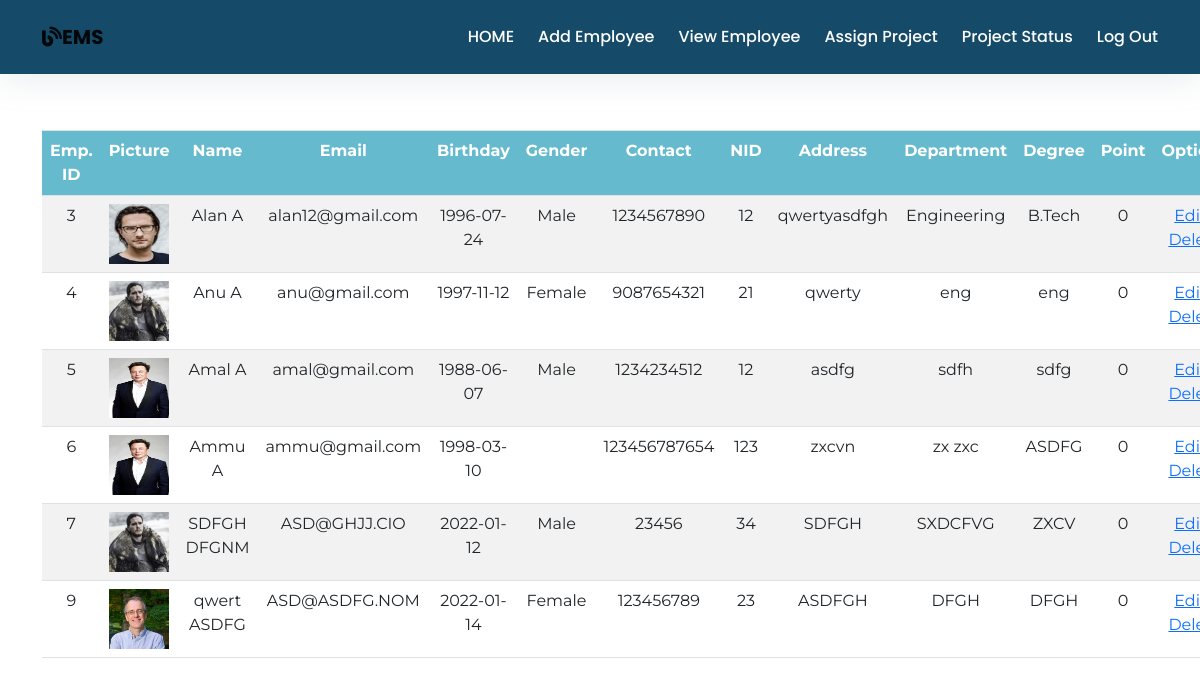
The app's page /viewemp.php, older data.
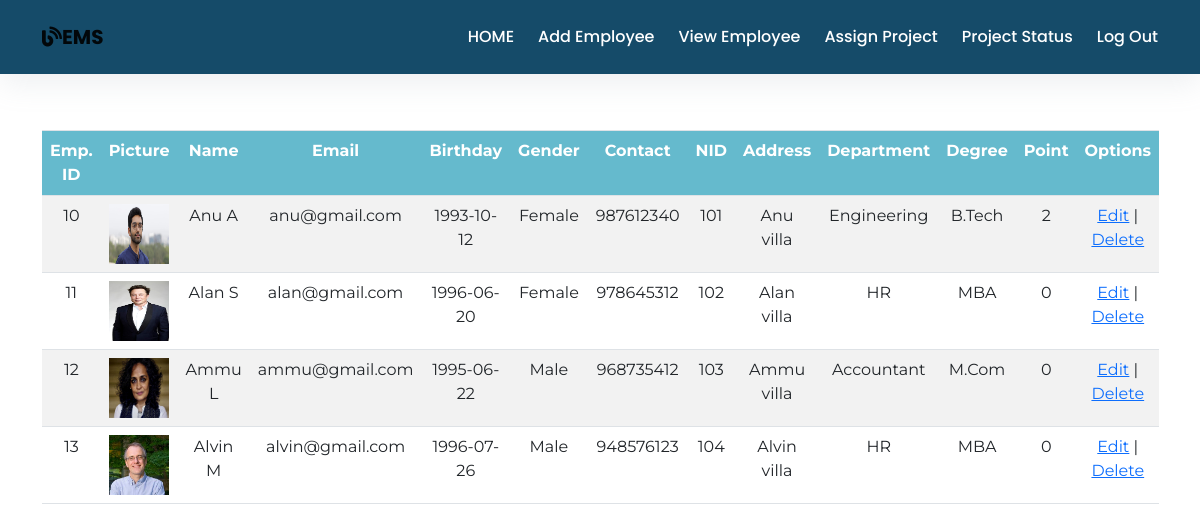
The same page, newer data.
### tables this page shows
CREATE TABLE `employee` (
  `id` int(11) NOT NULL,
  `firstName` varchar(100) NOT NULL,
  `lastName` varchar(100) NOT NULL,
  `email` varchar(100) NOT NULL,
  `password` text NOT NULL,
  `birthday` date NOT NULL,
  `gender` varchar(10) NOT NULL,
  `contact` varchar(20) NOT NULL,
  `nid` int(20) NOT NULL,
  `address` varchar(100) DEFAULT NULL,
  `dept` varchar(100) NOT NULL,
  `degree` varchar(100) NOT NULL,
  `pic` text NOT NULL
);

CREATE TABLE `rank` (
  `eid` int(11) NOT NULL,
  `points` int(11) NOT NULL
);

### viewemp.php (the view, shortened to what this page needs)
<?php
require_once ('process/dbh.php');
$sql = "SELECT * from `employee` , `rank` WHERE employee.id = rank.eid";
$result = mysqli_query($conn, $sql);
?>
<!DOCTYPE html>
<html lang="en">
  <head>
    <link
      rel="stylesheet"
      href="https://use.fontawesome.com/releases/v5.14.0/css/all.css"
    />
    <link
      rel="stylesheet"
      href="https://stackpath.bootstrapcdn.com/bootstrap/4.5.2/css/bootstrap.min.css"
    />
    <link
      href="https://cdn.jsdelivr.net/npm/bootstrap@5.1.3/dist/css/bootstrap.min.css"
      rel="stylesheet"
    />
    <link rel="stylesheet" type="text/css" href="../sample.css" />
    <link rel="stylesheet" type="text/css" href="./view.css">
  </head>
  <body class="hero-anime">
    <div class="navigation-wrap start-header start-style">
      <div class="container">
        <div class="row">
          <div class="col-12">
            <nav class="navbar navbar-expand-md navbar-light">
              <a class="navbar-brand" href="#" target="_blank"
                ><i class="fas fa-blog"></i><b>EMS</b></a
              >
              <div class="collapse navbar-collapse" id="navbarSupportedContent">
                <ul class="navbar-nav ml-auto py-4 py-md-0">
                  <li class="nav-item pl-4 pl-md-0 ml-0 ml-md-4">
                    <a class="nav-link" href="./admin_dashboard.php">HOME</a>
                  </li>
                  <li class="nav-item pl-4 pl-md-0 ml-0 ml-md-4">
                    <a class="nav-link" href="./addemp.php">Add Employee</a>
                  </li>
                  <li class="nav-item pl-4 pl-md-0 ml-0 ml-md-4">
                    <a class="nav-link" href="./viewemp.php">View Employee</a>
                  </li>
                  <li class="nav-item pl-4 pl-md-0 ml-0 ml-md-4">
                    <a class="nav-link" href="./assign.php">Assign Project</a>
                  </li>
                  <li class="nav-item pl-4 pl-md-0 ml-0 ml-md-4">
                    <a class="nav-link" href="./assignproject.php">Project Status</a>
                  </li>
                  <li class="nav-item pl-4 pl-md-0 ml-0 ml-md-4">
                    <a class="nav-link" href="./adminlogin.html">Log Out</a>
                  </li>
                </ul>
              </div>
            </nav>
          </div>
        </div>
      </div>
    </div>
    <div class="section">
        <div class="section">
          <div class="container">
            <div class="row" >
              <div class="col-12">
              <table class="table table-responsive-md">
			<tr>
				<th >Emp. ID</th>
				<th >Picture</th>
				<th >Name</th>
				<th >Email</th>
				<th >Birthday</th>
				<th >Gender</th>
				<th >Contact</th>
				<th >NID</th>
				<th >Address</th>
				<th >Department</th>
				<th >Degree</th>
				<th >Point</th>
				<th >Options</th>
			</tr>
			<?php
				while ($employee = mysqli_fetch_assoc($result)) {
					echo "<tr>";
					echo "<td>".$employee['id']."</td>";
					echo "<td><img src='process/".$employee['pic']."' height = 60px width = 60px></td>";
					echo "<td>".$employee['firstName']." ".$employee['lastName']."</td>";
					echo "<td>".$employee['email']."</td>";
					echo "<td>".$employee['birthday']."</td>";
					echo "<td>".$employee['gender']."</td>";
					echo "<td>".$employee['contact']."</td>";
					echo "<td>".$employee['nid']."</td>";
					echo "<td>".$employee['address']."</td>";
					echo "<td>".$employee['dept']."</td>";
					echo "<td>".$employee['degree']."</td>";
					echo "<td>".$employee['points']."</td>";
					echo "<td><a href=\"edit.php?id=$employee[id]\">Edit</a> | <a href=\"delete.php?id=$employee[id]\" onClick=\"return confirm('Are you sure you want to delete?')\">Delete</a></td>";
				}
			?>
		</table>
            </div>
          </div>
        </div>
      </div>
    </div>
  </body>
</html>

### sample.css (style rules this page uses)
body { font-family: "Poppins", san-serif; font-size: 16px; line-height: 24px; font-weight: 400; color: #212112; background-image: url("https://s3-us-west-2.amazonaws.com/s.cdpn.io/1462889/pat-back.svg"); background-position: center; background-repeat: repeat; background-size: 7%; background-color: #fff; overflow-x: hidden; transition: all 200ms linear; }
.start-header { opacity: 1; padding: 20px 0; box-shadow: 0 10px 30px 0 rgba(138, 155, 165, 0.15); -webkit-transition: all 0.3s ease-out; transition: all 0.3s ease-out; }
.navigation-wrap { position: fixed; width: 100%; top: 0; left: 0; z-index: 1000; -webkit-transition: all 0.3s ease-out; transition: all 0.3s ease-out; background-color: #154b69; }
.navbar { padding: 0; }
.nav-link { color: white !important; font-weight: 500; transition: all 200ms linear; }
.nav-link { position: relative; padding: 5px 0 !important; display: inline-block; }
.nav-item:after { position: absolute; bottom: -5px; left: 0; width: 100%; height: 2px; content: ""; background-color: #8167a9; opacity: 0; transition: all 200ms linear; }
.nav-item { position: relative; transition: all 200ms linear; }
.section { position: relative; width: 100%; display: block; }

### view.css (style rules this page uses)
table { margin: 0px; border-collapse: collapse; width: 100%; font-family: "Montserrat", sans-serif; margin-top: 130px; }
th, td { text-align: center; padding: 8px; position: sticky; }
tr:nth-child(even) { background-color: #f2f2f2; }
th { background-color: #65bacd !important; color: white; }

Row changes from the older to the newer data that the page shows:
removed employee: id "3", pic (picture), firstName "Alan", lastName "A", email "alan12@gmail.com", birthday "1996-07-24", gender "Male", contact "1234567890", nid "12", address "qwertyasdfgh", dept "Engineering", degree "B.Tech", rank.points "0"
removed employee: id "4", pic (picture), firstName "Anu", lastName "A", email "anu@gmail.com", birthday "1997-11-12", gender "Female", contact "9087654321", nid "21", address "qwerty", dept "eng", degree "eng", rank.points "0"
removed employee: id "5", pic (picture), firstName "Amal", lastName "A", email "amal@gmail.com", birthday "1988-06-07", gender "Male", contact "1234234512", nid "12", address "asdfg", dept "sdfh", degree "sdfg", rank.points "0"
removed employee: id "6", pic (picture), firstName "Ammu", lastName "A", email "ammu@gmail.com", birthday "1998-03-10", contact "123456787654", nid "123", address "zxcvn", dept "zx zxc", degree "ASDFG", rank.points "0"
removed employee: id "7", pic (picture), firstName "SDFGH", lastName "DFGNM", email "ASD@GHJJ.CIO", birthday "2022-01-12", gender "Male", contact "23456", nid "34", address "SDFGH", dept "SXDCFVG", degree "ZXCV", rank.points "0"
removed employee: id "9", pic (picture), firstName "qwert", lastName "ASDFG", email "ASD@ASDFG.NOM", birthday "2022-01-14", gender "Female", contact "123456789", nid "23", address "ASDFGH", dept "DFGH", degree "DFGH", rank.points "0"
added employee: id "10", pic (picture), firstName "Anu", lastName "A", email "anu@gmail.com", birthday "1993-10-12", gender "Female", contact "987612340", nid "101", address "Anu villa", dept "Engineering", degree "B.Tech", rank.points "2"
added employee: id "11", pic (picture), firstName "Alan", lastName "S", email "alan@gmail.com", birthday "1996-06-20", gender "Female", contact "978645312", nid "102", address "Alan villa", dept "HR", degree "MBA", rank.points "0"
added employee: id "12", pic (picture), firstName "Ammu", lastName "L", email "ammu@gmail.com", birthday "1995-06-22", gender "Male", contact "968735412", nid "103", address "Ammu villa", dept "Accountant", degree "M.Com", rank.points "0"
added employee: id "13", pic (picture), firstName "Alvin", lastName "M", email "alvin@gmail.com", birthday "1996-07-26", gender "Male", contact "948576123", nid "104", address "Alvin villa", dept "HR", degree "MBA", rank.points "0"
